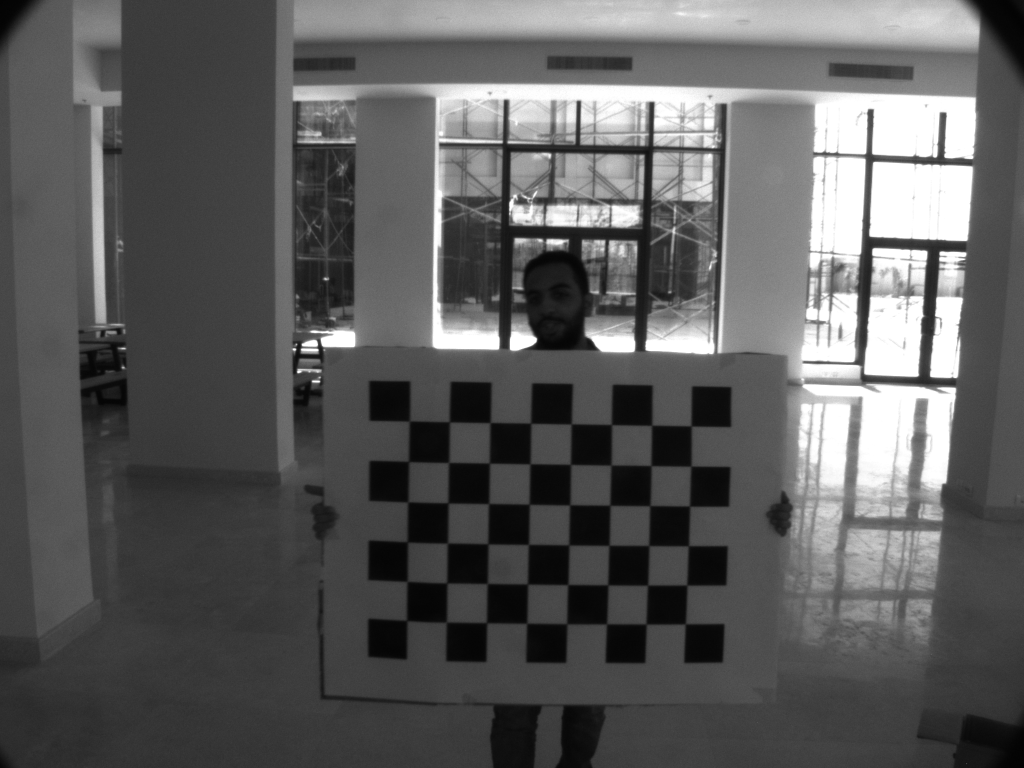
#> input picture camera_cal/left-0000.png, 2048 x 1536 px (shown at 1/2 size); its folder holds 4 pictures in this run
$ python 1-Camera_Calibration.py
#> lines starting #> are read from the running program, lines starting #| are printed output that depends on the picture

# Include section
import numpy as np
import cv2
import glob
import matplotlib.pyplot as plt
import pickle

# Load calibration images(chess boards in different angles from our camera_cal folder)
def readChessImages():
    imagePath = './camera_cal/left-*.png'
    calibrationImages = list(map(lambda imageFileName: (imageFileName, cv2.imread(imageFileName)), glob.glob(imagePath)))
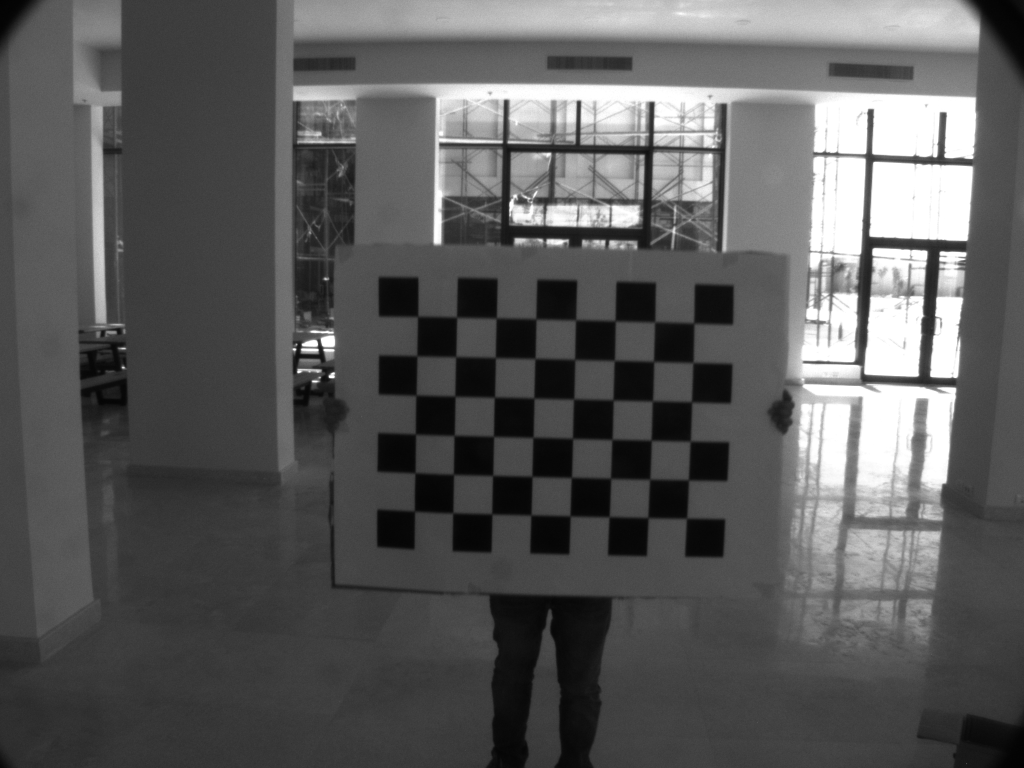
#> input picture camera_cal/left-0001.png, 2048 x 1536 px (shown at 1/2 size)
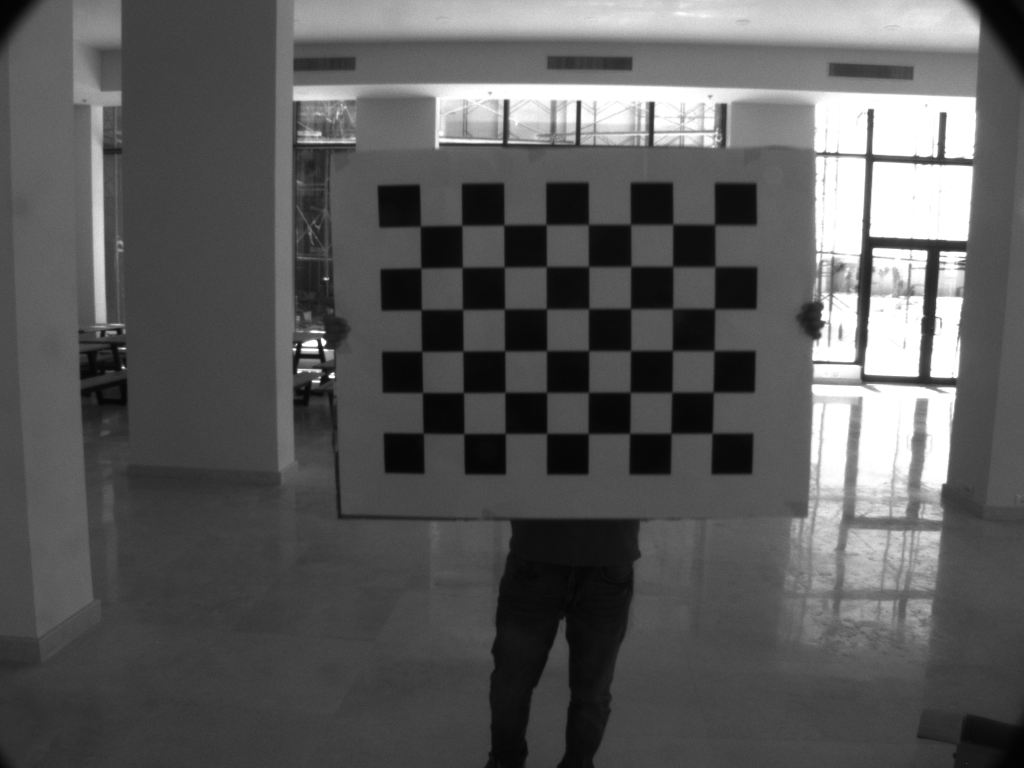
#> input picture camera_cal/left-0002.png, 2048 x 1536 px (shown at 1/2 size)
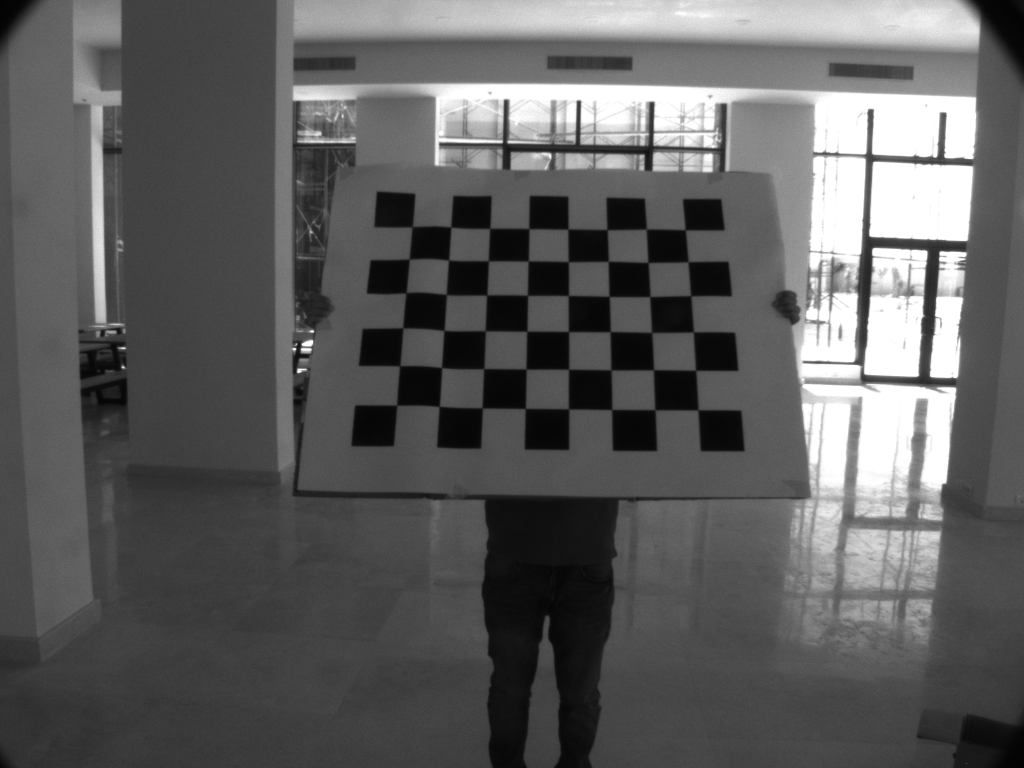
#> input picture camera_cal/left-0003.png, 2048 x 1536 px (shown at 1/2 size)
#> calibrationImages = 4 items
    #print(calibrationImages)
    return calibrationImages

# Method for displaying the images
def showImages(calibrationImages):

    for img in calibrationImages:
        cv2.imshow(str(img[0]),img[1])
        cv2.waitKey(0)

# Method for detecting the points in chess images (objpoints and imgpoints)
def findingPoints(calibrationImages):
    objpoints = []
    imgpoints = []
    outimages = []
    originalImages = []
    objp = np.zeros((6*8,3), np.float32)
    objp[:,:2] = np.mgrid[0:8,0:6].T.reshape(-1,2) # x and y cordinates.

    for imageAndFile in calibrationImages:
        fileName, image = imageAndFile
        gray = cv2.cvtColor(image, cv2.COLOR_BGR2GRAY)

        ret, corners = cv2.findChessboardCorners(gray, (8,6), None)

        if ret == True:
            imgpoints.append(corners)
            objpoints.append(objp)
            img_points = cv2.drawChessboardCorners(image.copy(), (8,6), corners, ret)
            # cv2.imwrite('chesscorner.png',img_points)
            # cv2.waitKey(500)
            outimages.append(img_points)
            originalImages.append(image)

    return objpoints, imgpoints, originalImages, outimages

# Method for returning camera matrix, mtx, and the distortion coefficients dist
def getCoefficients(objpoints, imgpoints, originalImage):
    ret, mtx, dist, rvecs, tvecs = cv2.calibrateCamera(objpoints, imgpoints, originalImage.shape[0:2], None, None)
    return mtx, dist

# Method for saving camera matrix, mtx, and the distortion coefficients dist into Pickle file
def saveCoefficientsIntoPickleFile(mtx, dist,fileDestination):
    pickle.dump({ 'mtx': mtx, 'dist': dist }, open(fileDestination, 'wb'))


def showUndistortImage(original, mtx, dist):
    undist = cv2.undistort(original, mtx, dist, None, mtx)
    resized = cv2.resize(undist, (1105,830), interpolation = cv2.INTER_AREA)
    # cv2.imwrite('frame_undist.jpg' , resized)
    # cv2.waitKey(0)

# Read images
calibrationImages = readChessImages()
#> calibrationImages = 4 items

# # show calibration images
# #showImages(calibrationImages)
# Return object points and image points
objpoints, imgpoints, originalImages, outimages = findingPoints(calibrationImages)
#> the loop in findingPoints, `for imageAndFile in calibrationImages:` made 4 passes
#> fileName on passes 1 to 4: './camera_cal/left-0000.png', './camera_cal/left-0001.png', './camera_cal/left-0002.png', './camera_cal/left-0003.png'
#> in findingPoints, image is the input picture: shape (1536, 2048, 3); min 1, max 255, mean 94.1
#> objpoints = 4 items; imgpoints = 4 items; originalImages = 4 items; outimages = 4 items
#> (the run stopped early here; a loop or call above may not have finished)
